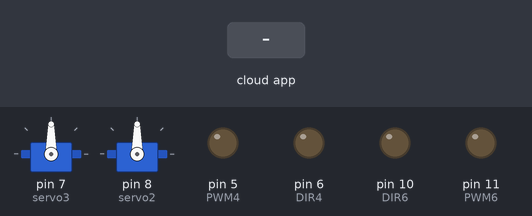
Simulated run of this sketch. Board: Arduino Uno, built with avr-gcc and run on an emulated ATmega328P. Shown: 2 × servo, output pins drawn as LEDs (lit = HIGH). The inputs (shaded band) are chosen by the test bench. The ROS host is connected and sends only what is stated.

Above: at 1.2 s.
1.3 s: the phone or cloud app sets actuators_topic to 1
At 2.4 s:
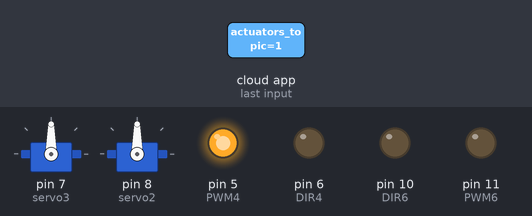
2.8 s: the phone or cloud app sets actuators_topic to 0
At 3.6 s:
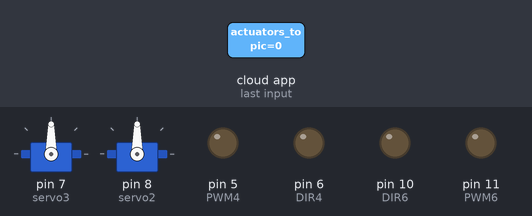
Timing chart, 0 to 5.8 s (numbered marks = the images above; inputs shaded):
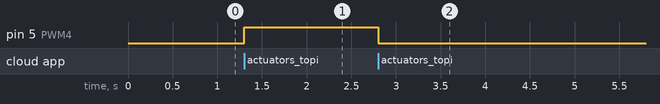

Measured:
- after the input at 1.3 s, pin 5 (PWM4): LOW → HIGH at once
- after the input at 2.8 s, pin 5 (PWM4): HIGH → LOW at once

The sketch:

manualcontrol.ino
```cpp
#include <ros.h>
#include <std_msgs/String.h>
#include <std_msgs/Int8.h>
#include <Servo.h>
Servo servo1;
Servo servo2;
Servo servo3;
//Servo servo4;

#define DIR4 6               //connections to be checked
#define PWM4 5
#define DIR6 10                   //1 6inch 2 4inch
#define PWM6 11
#define POT1 A4

#define servo1pin 9
#define servo2pin 8
#define servo3pin 7
//#define servo4pin 4

#define stepperenablepin 3

//float servo11,servo22,servo33;
//int servofun1=0;
//int servofun2=0;


int i=0;
int j=0;
int k=0;
int m=0;
ros::NodeHandle n;
std_msgs::Int8 vels;

//ros::Publisher pub1("velocitiesm", &vels);
int vel1,vel2,vel3,vel4,vel5;
void callback(const std_msgs::Int8& msg)
{
  int value_passed=msg.data;  //
  if(value_passed==1){
    digitalWrite(DIR4,LOW);//extension(blue-right)
    vel1 = 255;
    vel2=0;
    i=2;
  }
  else if(value_passed==-1){
    digitalWrite(DIR4,HIGH);//retraction
    vel1 = 255;
    vel2=0;
    i=1;
  }
  else if(value_passed==7){
    digitalWrite(DIR4,LOW);//extension(blue-right)
    vel1 = 80;
    vel2=0;
    i=2;
  }
  else if(value_passed==-7){
    digitalWrite(DIR4,HIGH);//retraction
    vel1 = 80;
    vel2=0;
    i=1;
  }
  else{
    vel1=0;
  }
  if(value_passed==2){
    digitalWrite(DIR6,LOW);
    vel2 = 255;
    vel1=0;
    i=2;
  }
  else if(value_passed==-2){
    digitalWrite(DIR6,HIGH);//retraction
    vel2 = 255;
    vel1=0;
    i=1;
  }
  else if(value_passed==8){
    digitalWrite(DIR6,LOW);
    vel2 = 100;
    vel1=0;
    i=2;
  }
  else if(value_passed==-8){
    digitalWrite(DIR6,HIGH);//retraction
    vel2 = 100;
    vel1=0;
    i=1;
  }
  else{
    vel2 = 0;
  }

  if(value_passed==5){
    digitalWrite(stepperenablepin,HIGH);
  }
  else if(value_passed==-5){
    digitalWrite(stepperenablepin,LOW);
  }

if(value_passed==3){
    servo3.write(105);
    delay(200);
    servo3.write(90);
  }
  else if(value_passed==-3){
    servo3.write(75);
    delay(200);
    servo3.write(90);
  }
  else{
    servo3.write(90);
  }
  if(value_passed==4){
    servo2.write(105);
    delay(200);
    servo2.write(90);
  }
  else if(value_passed==-4){
    servo2.write(75);
    delay(200);
    servo2.write(90);
  }
  else{
    servo2.write(90);
  }
//

  analogWrite(PWM4,vel1);
  analogWrite(PWM6,vel2);
//    vels.data=vel1;
//  vels.angular.y=vel2;
//  vels.linear.x=servofun1;
//  vels.linear.y=servofun2;
}
ros::Subscriber<std_msgs::Int8> sub1("actuators_topic", callback);
void setup(){
  pinMode(DIR4,OUTPUT);
  pinMode(PWM4,OUTPUT);
  pinMode(DIR6,OUTPUT);
  pinMode(PWM6,OUTPUT);
  pinMode(POT1,INPUT);
  servo3.attach(7);
  servo2.attach(8);

  pinMode(3,OUTPUT);
  n.initNode();
  n.subscribe(sub1);
//  n.advertise(pub1);
}

void loop(){

//  pub1.publish(&vels);
  n.spinOnce();
}
```
